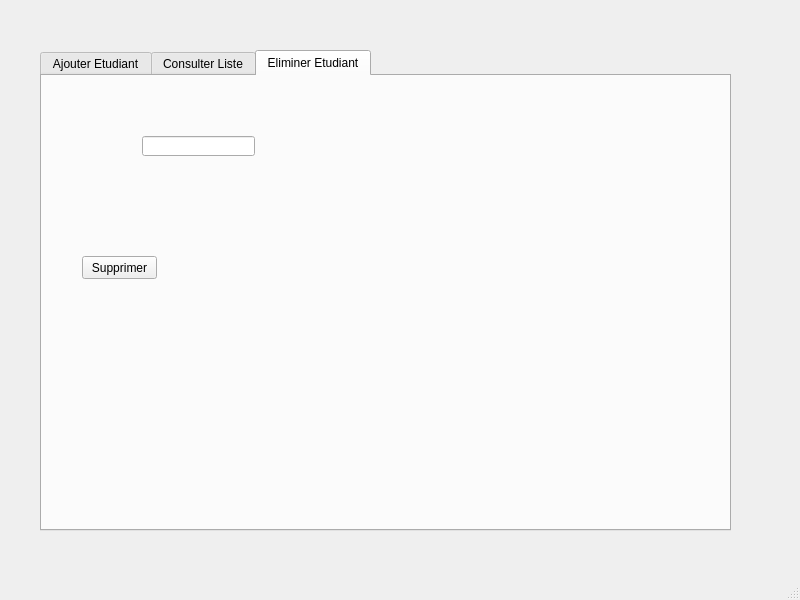
<?xml version="1.0" encoding="UTF-8"?>
<ui version="4.0">
 <class>MainWindow</class>
 <widget class="QMainWindow" name="MainWindow">
  <property name="geometry">
   <rect>
    <x>0</x>
    <y>0</y>
    <width>800</width>
    <height>600</height>
   </rect>
  </property>
  <property name="windowTitle">
   <string>MainWindow</string>
  </property>
  <widget class="QWidget" name="centralwidget">
   <widget class="QTabWidget" name="tabWidget">
    <property name="geometry">
     <rect>
      <x>40</x>
      <y>50</y>
      <width>691</width>
      <height>481</height>
     </rect>
    </property>
    <property name="currentIndex">
     <number>2</number>
    </property>
    <widget class="QWidget" name="tabAjouter">
     <attribute name="title">
      <string>Ajouter Etudiant</string>
     </attribute>
     <widget class="QLabel" name="label">
      <property name="geometry">
       <rect>
        <x>40</x>
        <y>60</y>
        <width>111</width>
        <height>31</height>
       </rect>
      </property>
      <property name="text">
       <string>ID</string>
      </property>
     </widget>
     <widget class="QLabel" name="label_2">
      <property name="geometry">
       <rect>
        <x>40</x>
        <y>150</y>
        <width>101</width>
        <height>31</height>
       </rect>
      </property>
      <property name="text">
       <string>Nom</string>
      </property>
     </widget>
     <widget class="QLabel" name="label_3">
      <property name="geometry">
       <rect>
        <x>40</x>
        <y>240</y>
        <width>47</width>
        <height>14</height>
       </rect>
      </property>
      <property name="text">
       <string>Prenom</string>
      </property>
     </widget>
     <widget class="QLineEdit" name="lineEdit_id">
      <property name="geometry">
       <rect>
        <x>200</x>
        <y>60</y>
        <width>151</width>
        <height>31</height>
       </rect>
      </property>
     </widget>
     <widget class="QLineEdit" name="lineEdit_nom">
      <property name="geometry">
       <rect>
        <x>200</x>
        <y>150</y>
        <width>151</width>
        <height>31</height>
       </rect>
      </property>
     </widget>
     <widget class="QLineEdit" name="lineEdit_prenom">
      <property name="geometry">
       <rect>
        <x>200</x>
        <y>240</y>
        <width>151</width>
        <height>31</height>
       </rect>
      </property>
     </widget>
     <widget class="QPushButton" name="pushButtonAjouter">
      <property name="geometry">
       <rect>
        <x>510</x>
        <y>290</y>
        <width>75</width>
        <height>23</height>
       </rect>
      </property>
      <property name="text">
       <string>Ajouter</string>
      </property>
     </widget>
    </widget>
    <widget class="QWidget" name="tabConsulter">
     <attribute name="title">
      <string>Consulter Liste</string>
     </attribute>
     <widget class="QTableView" name="tableAfficahge">
      <property name="geometry">
       <rect>
        <x>60</x>
        <y>60</y>
        <width>531</width>
        <height>361</height>
       </rect>
      </property>
     </widget>
    </widget>
    <widget class="QWidget" name="tabSupprimer">
     <attribute name="title">
      <string>Eliminer Etudiant</string>
     </attribute>
     <widget class="QPushButton" name="pushButton_supprimer">
      <property name="geometry">
       <rect>
        <x>40</x>
        <y>180</y>
        <width>75</width>
        <height>23</height>
       </rect>
      </property>
      <property name="text">
       <string>Supprimer</string>
      </property>
     </widget>
     <widget class="QLineEdit" name="lineEdit_supprimer">
      <property name="geometry">
       <rect>
        <x>100</x>
        <y>60</y>
        <width>113</width>
        <height>20</height>
       </rect>
      </property>
     </widget>
    </widget>
   </widget>
  </widget>
  <widget class="QMenuBar" name="menubar">
   <property name="geometry">
    <rect>
     <x>0</x>
     <y>0</y>
     <width>800</width>
     <height>22</height>
    </rect>
   </property>
  </widget>
  <widget class="QStatusBar" name="statusbar"/>
 </widget>
 <resources/>
 <connections/>
</ui>
